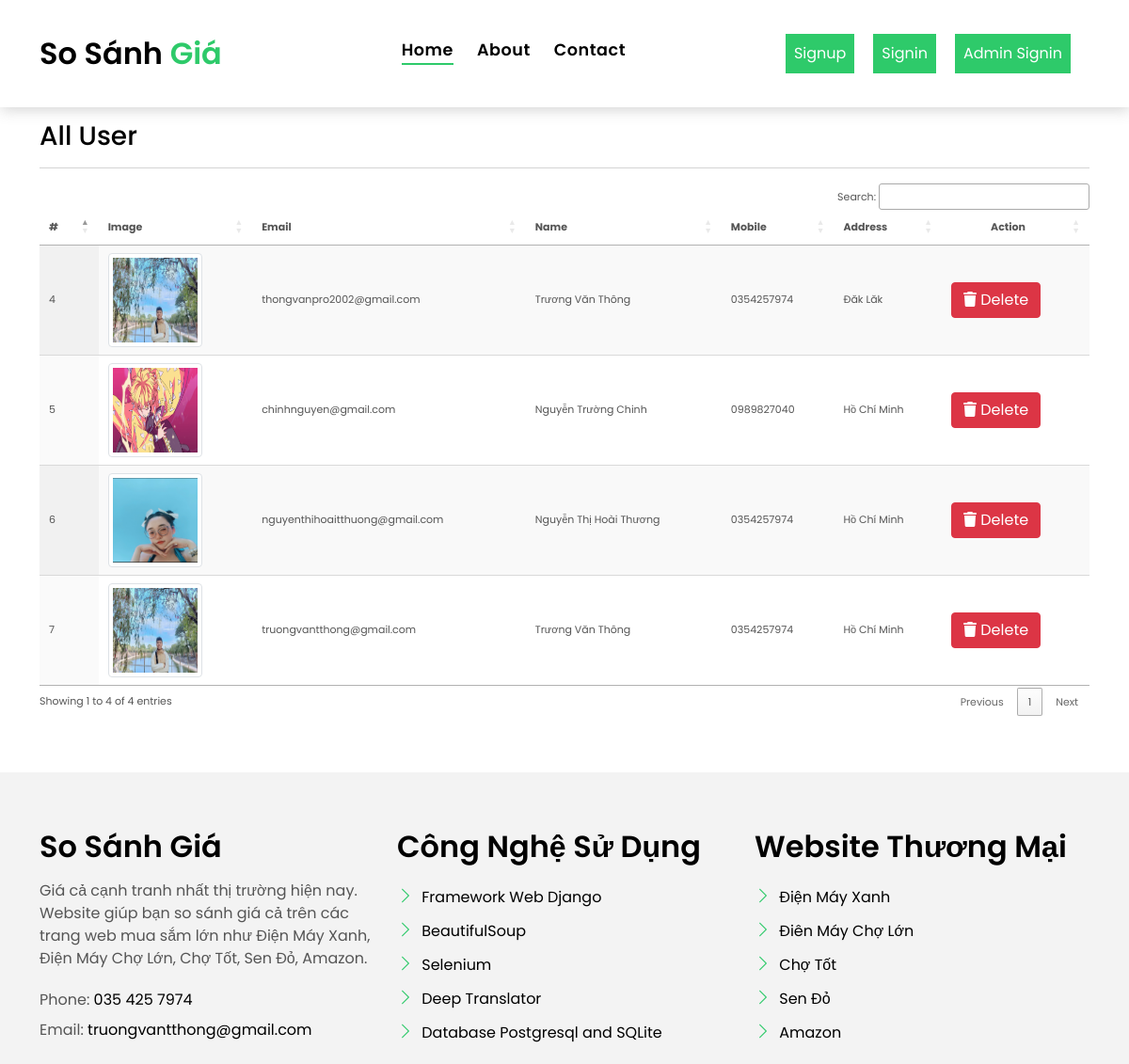
The page /all-user/ on the database its author committed.
### myapp/models.py (models this page shows, shortened)
class Register(models.Model):
    user = models.ForeignKey(User, on_delete=models.CASCADE, null=True, blank=True)
    mobile = models.CharField(max_length=10, null=True, blank=True)
    address = models.TextField(null=True, blank=True)
    image = models.FileField(null=True, blank=True)

### myapp/views.py (the view)
# urls.py: path('all-user/', all_user, name="all_user"),
def all_user(request):
    data = Register.objects.filter()
    return render(request, "all_user.html", locals())

### myapp/templates/all_user.html (shortened to what this page needs)
{% include 'base.html' %}
{% load static %}
{% block body %}
<link rel="stylesheet" href="https://cdnjs.cloudflare.com/ajax/libs/font-awesome/6.2.0/css/all.min.css" />
<section class="section-services section-t8">
    <div class="container">
    <h3>All User </h3><hr>
    <div class="table-responsive">
        <table id="example1" class="display nowrap" style="width: 100%">
            <thead>
              <tr>
                <th>#</th>
                <th>Image</th>
                <th>Email</th>
                <th>Name</th>
                <th>Mobile</th>
                <th>Address</th>
                <th style="text-align: center">Action</th>
              </tr>
            </thead>
            <tbody>
              {% for i in data %}
              <tr>
                <td>{{i.id}}</td>
                {% if not i.image %}
                <td><img src="{% static 'images/aboutt-2.jpg' %}" class="img-thumbnail" style="width:100px;height:100px"/></td>
                {% else %}
                <td><img src="{{i.image.url}}" class="img-thumbnail" style="width:100px;height:100px"/></td>
                {% endif %}
                <td>{{i.user.username}}</td>
                <td>{{i.user.first_name}} {{i.user.last_name}}</td>
                <td>{{i.mobile}}</td>
                <td>{{i.address}}</td>
                <td>
                  <a href="/delete-user/{{i.id}}/" title="Delete History" class="btn btn-danger" onclick="return confirm('Are your sure?')"><i class="fas fa-trash" aria-hidden="true"></i> Delete</a>
                </td>
              </tr>
              {% endfor %}
            </tbody>
          </table>
    </div>
  </div>
{% include 'footer.html' %}
{% include 'tablecdn.html' %}
{% endblock  %}

### myapp/static/assets/css/style.css (style rules this page uses)
body { font-family: "Poppins", sans-serif; color: #555555; }
h1, h2, h3, h4, h5, h6 { color: #000000; }
a { color: #000000; text-decoration: none; transition: all 0.5s ease; }
.section-t8 { padding-top: 8rem; }
.btn { transition: 0.5s ease; }

### myapp/templates/all_user.html (style rules this page uses)
img { width: 60px; height: 60px; }
.table-responsive { font-size:11px; }
td { padding:0px; }

### rows shown on the page
Register: id "4", image (picture), user.username "thongvanpro2002@gmail.com", user.first_name "Trương Văn", user.last_name "Thông", mobile "0354257974", address "Đăk Lăk"
Register: id "5", image (picture), user.username "chinhnguyen@gmail.com", user.first_name "Nguyễn Trường", user.last_name "Chinh", mobile "0989827040", address "Hồ Chí Minh"
Register: id "6", image (picture), user.username "nguyenthihoaitthuong@gmail.com", user.first_name "Nguyễn Thị Hoài", user.last_name "Thương", mobile "0354257974", address "Hồ Chí Minh"
Register: id "7", image (picture), user.username "truongvantthong@gmail.com", user.first_name "Trương Văn", user.last_name "Thông", mobile "0354257974", address "Hồ Chí Minh"
